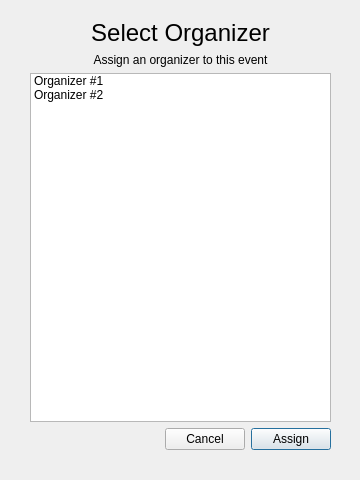
<?xml version="1.0" encoding="UTF-8"?>
<ui version="4.0">
 <class>MainWindow</class>
 <widget class="QMainWindow" name="MainWindow">
  <property name="geometry">
   <rect>
    <x>0</x>
    <y>0</y>
    <width>360</width>
    <height>480</height>
   </rect>
  </property>
  <property name="windowTitle">
   <string>MainWindow</string>
  </property>
  <widget class="QWidget" name="centralwidget">
   <widget class="QWidget" name="verticalLayoutWidget">
    <property name="geometry">
     <rect>
      <x>30</x>
      <y>19</y>
      <width>301</width>
      <height>431</height>
     </rect>
    </property>
    <layout class="QVBoxLayout" name="verticalLayout">
     <item>
      <widget class="QLabel" name="label">
       <property name="font">
        <font>
         <pointsize>18</pointsize>
        </font>
       </property>
       <property name="text">
        <string>Select Organizer</string>
       </property>
       <property name="alignment">
        <set>Qt::AlignCenter</set>
       </property>
      </widget>
     </item>
     <item>
      <widget class="QLabel" name="label_2">
       <property name="text">
        <string>Assign an organizer to this event</string>
       </property>
       <property name="alignment">
        <set>Qt::AlignCenter</set>
       </property>
      </widget>
     </item>
     <item>
      <widget class="QListWidget" name="listWidget">
       <item>
        <property name="text">
         <string>Organizer #1</string>
        </property>
       </item>
       <item>
        <property name="text">
         <string>Organizer #2</string>
        </property>
       </item>
      </widget>
     </item>
     <item>
      <layout class="QHBoxLayout" name="horizontalLayout">
       <item>
        <spacer name="horizontalSpacer">
         <property name="orientation">
          <enum>Qt::Horizontal</enum>
         </property>
         <property name="sizeHint" stdset="0">
          <size>
           <width>40</width>
           <height>20</height>
          </size>
         </property>
        </spacer>
       </item>
       <item>
        <widget class="QPushButton" name="pushButton">
         <property name="text">
          <string>Cancel</string>
         </property>
        </widget>
       </item>
       <item>
        <widget class="QPushButton" name="pushButton_2">
         <property name="text">
          <string>Assign</string>
         </property>
         <property name="default">
          <bool>true</bool>
         </property>
        </widget>
       </item>
      </layout>
     </item>
    </layout>
   </widget>
  </widget>
 </widget>
 <resources/>
 <connections/>
</ui>
